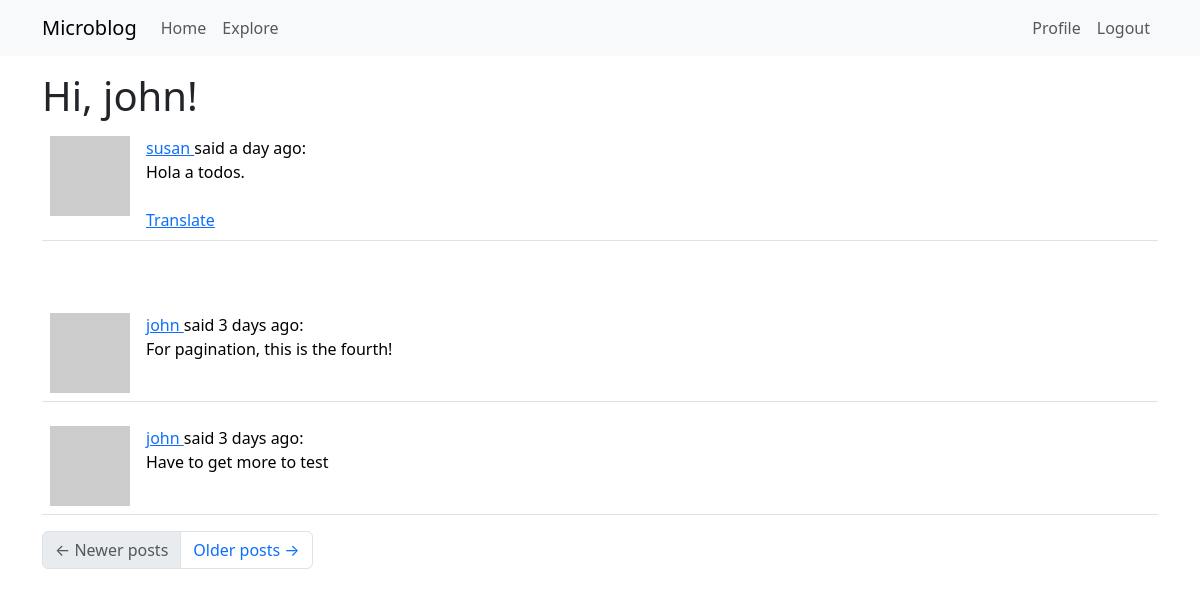
Page /explore (signed in) on the committed database.
### app/models.py (models this page shows, shortened)
class User(UserMixin, db.Model):
    id: so.Mapped[int] = so.mapped_column(primary_key=True)
    username: so.Mapped[str] = so.mapped_column(sa.String(64), index=True, unique=True)
    email: so.Mapped[str] = so.mapped_column(sa.String(120), index=True, unique=True)
    password_hash: so.Mapped[Optional[str]] = so.mapped_column(sa.String(256))
    about_me: so.Mapped[Optional[str]] = so.mapped_column(sa.String(140))
    last_seen: so.Mapped[Optional[datetime]]= so.mapped_column(default=lambda: datetime.now(timezone.utc))
    posts: so.WriteOnlyMapped["Post"] = so.relationship(back_populates="author")
    following: so.WriteOnlyMapped["User"] = so.relationship(
        secondary=followers, primaryjoin=(followers.c.follower_id == id),
        secondaryjoin=(followers.c.followed_id == id), back_populates="followers"
    )
    followers: so.WriteOnlyMapped["User"] = so.relationship(
        secondary=followers, primaryjoin=(followers.c.followed_id == id),
        secondaryjoin=(followers.c.follower_id == id), back_populates="following"
    )
    def avatar(self, size):
        digest = md5(self.email.lower().encode('utf-8')).hexdigest()
        return f"https://www.gravatar.com/avatar/{digest}?d=identicon&s={size}"
    @login.user_loader
    def load_user(id):
        return db.session.get(User, int(id))

class Post(db.Model):
    id: so.Mapped[int] = so.mapped_column(primary_key=True)
    body: so.Mapped[str] = so.mapped_column(sa.String(140))
    timestamp: so.Mapped[datetime] = so.mapped_column(index=True, default=lambda: datetime.now(timezone.utc))
    user_id: so.Mapped[int] = so.mapped_column(sa.ForeignKey(User.id), index=True)
    author: so.Mapped[User] = so.relationship(back_populates="posts")
    language: so.Mapped[Optional[str]] = so.mapped_column(sa.String(5))

### app/main/routes.py (the view)
@bp.route("/explore")
@login_required
def explore():
    page = request.args.get("page", 1, type=int)
    query = sa.select(Post).order_by(Post.timestamp.desc())
    posts = db.paginate(query, page=page, per_page=current_app.config["POSTS_PER_PAGE"], error_out=False)
    next_url = url_for("main.explore", page=posts.next_num) if posts.has_next else None
    prev_url = url_for("main.explore", page=posts.prev_num) if posts.has_prev else None
    return render_template("index.html", title="Explore", posts=posts.items, next_url=next_url, prev_url=prev_url)

### app/__init__.py (called while the page is built)
def get_locale():
    return request.accept_languages.best_match(current_app.config['LANGUAGES'])

### app/main/routes.py (called while the page is built)
@bp.before_request
def before_request():
    if current_user.is_authenticated:
        current_user.last_seen = datetime.now(timezone.utc)
        db.session.commit()
    g.locale = str(get_locale())

### app/templates/index.html (shortened to what this page needs)
{% extends "base.html" %}
{% import "bootstrap_wtf.html" as wtf %}
{% block content %}
    <h1>Hi, {{ current_user.username }}!</h1>
    {% for post in posts %}
        {% include '_post.html' %}
    {% endfor %}
    <nav aria-label="Post navigation">
        <ul class="pagination">
            <li class="page-item{% if not prev_url %} disabled{% endif %}">
                <a class="page-link" href="{{ prev_url }}">
                    <span aria-hidden="true">&larr;</span> Newer posts
                </a>
            </li>
            <li class="page-item{% if not next_url %} disabled{% endif %}">
                <a class="page-link" href="{{ next_url }}">
                    Older posts <span aria-hidden="true">&rarr;</span>
                </a>
            </li>
        </ul>
    </nav>
{% endblock %}

### app/templates/_post.html (shortened to what this page needs)
<table class="table table-hover">
    <tr>
        <td width="70px">
            <a href="{{ url_for('main.user', username=post.author.username) }}">
                <img src="{{ post.author.avatar(70) }}" />
            </a>
        </td>
        <td>
            <a href="{{ url_for('main.user', username=post.author.username) }}">
                {{ post.author.username }}
            </a>
            said {{ moment(post.timestamp).fromNow() }}:
            <br>
            <span id="post{{ post.id }}">{{ post.body }}</span>
            {% if post.language and post.language != g.locale %}
            <br><br>
            <span id="translation{{ post.id }}">
                <a href="javascript:translate(
                    'post{{ post.id }}',
                    'translation{{ post.id }}',
                    '{{ post.language }}',
                    '{{ g.locale }}');">Translate</a>
            </span>
            {% endif %}
        </td>
    </tr>
</table>
{% if post.language and post.language != g.locale %}
<br><br>
{% endif %}

### rows in the picture
User: username "john"
Post: author.username "susan", timestamp "a day ago", body "Hola a todos."
Post: author.username "john", timestamp "3 days ago", body "For pagination, this is the fourth!"
Post: author.username "john", timestamp "3 days ago", body "Have to get more to test"
